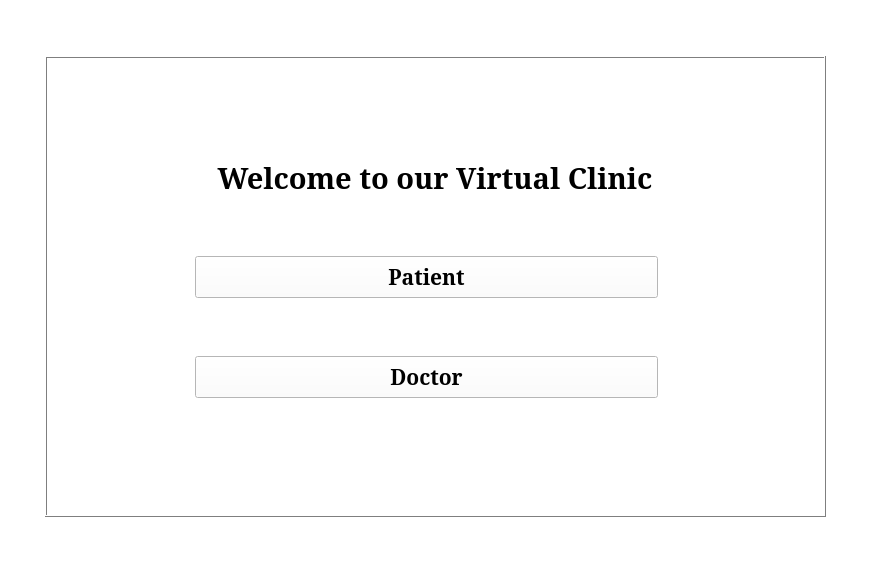
<?xml version="1.0" encoding="UTF-8"?>
<ui version="4.0">
 <class>FirstForm</class>
 <widget class="QWidget" name="FirstForm">
  <property name="geometry">
   <rect>
    <x>0</x>
    <y>0</y>
    <width>871</width>
    <height>573</height>
   </rect>
  </property>
  <property name="palette">
   <palette>
    <active>
     <colorrole role="WindowText">
      <brush brushstyle="SolidPattern">
       <color alpha="255">
        <red>0</red>
        <green>0</green>
        <blue>0</blue>
       </color>
      </brush>
     </colorrole>
     <colorrole role="Button">
      <brush brushstyle="SolidPattern">
       <color alpha="255">
        <red>255</red>
        <green>255</green>
        <blue>255</blue>
       </color>
      </brush>
     </colorrole>
     <colorrole role="Light">
      <brush brushstyle="SolidPattern">
       <color alpha="255">
        <red>255</red>
        <green>255</green>
        <blue>255</blue>
       </color>
      </brush>
     </colorrole>
     <colorrole role="Midlight">
      <brush brushstyle="SolidPattern">
       <color alpha="255">
        <red>255</red>
        <green>255</green>
        <blue>255</blue>
       </color>
      </brush>
     </colorrole>
     <colorrole role="Dark">
      <brush brushstyle="SolidPattern">
       <color alpha="255">
        <red>127</red>
        <green>127</green>
        <blue>127</blue>
       </color>
      </brush>
     </colorrole>
     <colorrole role="Mid">
      <brush brushstyle="SolidPattern">
       <color alpha="255">
        <red>170</red>
        <green>170</green>
        <blue>170</blue>
       </color>
      </brush>
     </colorrole>
     <colorrole role="Text">
      <brush brushstyle="SolidPattern">
       <color alpha="255">
        <red>0</red>
        <green>0</green>
        <blue>0</blue>
       </color>
      </brush>
     </colorrole>
     <colorrole role="BrightText">
      <brush brushstyle="SolidPattern">
       <color alpha="255">
        <red>255</red>
        <green>255</green>
        <blue>255</blue>
       </color>
      </brush>
     </colorrole>
     <colorrole role="ButtonText">
      <brush brushstyle="SolidPattern">
       <color alpha="255">
        <red>0</red>
        <green>0</green>
        <blue>0</blue>
       </color>
      </brush>
     </colorrole>
     <colorrole role="Base">
      <brush brushstyle="SolidPattern">
       <color alpha="255">
        <red>255</red>
        <green>255</green>
        <blue>255</blue>
       </color>
      </brush>
     </colorrole>
     <colorrole role="Window">
      <brush brushstyle="SolidPattern">
       <color alpha="255">
        <red>255</red>
        <green>255</green>
        <blue>255</blue>
       </color>
      </brush>
     </colorrole>
     <colorrole role="Shadow">
      <brush brushstyle="SolidPattern">
       <color alpha="255">
        <red>0</red>
        <green>0</green>
        <blue>0</blue>
       </color>
      </brush>
     </colorrole>
     <colorrole role="AlternateBase">
      <brush brushstyle="SolidPattern">
       <color alpha="255">
        <red>255</red>
        <green>255</green>
        <blue>255</blue>
       </color>
      </brush>
     </colorrole>
     <colorrole role="ToolTipBase">
      <brush brushstyle="SolidPattern">
       <color alpha="255">
        <red>255</red>
        <green>255</green>
        <blue>220</blue>
       </color>
      </brush>
     </colorrole>
     <colorrole role="ToolTipText">
      <brush brushstyle="SolidPattern">
       <color alpha="255">
        <red>0</red>
        <green>0</green>
        <blue>0</blue>
       </color>
      </brush>
     </colorrole>
    </active>
    <inactive>
     <colorrole role="WindowText">
      <brush brushstyle="SolidPattern">
       <color alpha="255">
        <red>0</red>
        <green>0</green>
        <blue>0</blue>
       </color>
      </brush>
     </colorrole>
     <colorrole role="Button">
      <brush brushstyle="SolidPattern">
       <color alpha="255">
        <red>255</red>
        <green>255</green>
        <blue>255</blue>
       </color>
      </brush>
     </colorrole>
     <colorrole role="Light">
      <brush brushstyle="SolidPattern">
       <color alpha="255">
        <red>255</red>
        <green>255</green>
        <blue>255</blue>
       </color>
      </brush>
     </colorrole>
     <colorrole role="Midlight">
      <brush brushstyle="SolidPattern">
       <color alpha="255">
        <red>255</red>
        <green>255</green>
        <blue>255</blue>
       </color>
      </brush>
     </colorrole>
     <colorrole role="Dark">
      <brush brushstyle="SolidPattern">
       <color alpha="255">
        <red>127</red>
        <green>127</green>
        <blue>127</blue>
       </color>
      </brush>
     </colorrole>
     <colorrole role="Mid">
      <brush brushstyle="SolidPattern">
       <color alpha="255">
        <red>170</red>
        <green>170</green>
        <blue>170</blue>
       </color>
      </brush>
     </colorrole>
     <colorrole role="Text">
      <brush brushstyle="SolidPattern">
       <color alpha="255">
        <red>0</red>
        <green>0</green>
        <blue>0</blue>
       </color>
      </brush>
     </colorrole>
     <colorrole role="BrightText">
      <brush brushstyle="SolidPattern">
       <color alpha="255">
        <red>255</red>
        <green>255</green>
        <blue>255</blue>
       </color>
      </brush>
     </colorrole>
     <colorrole role="ButtonText">
      <brush brushstyle="SolidPattern">
       <color alpha="255">
        <red>0</red>
        <green>0</green>
        <blue>0</blue>
       </color>
      </brush>
     </colorrole>
     <colorrole role="Base">
      <brush brushstyle="SolidPattern">
       <color alpha="255">
        <red>255</red>
        <green>255</green>
        <blue>255</blue>
       </color>
      </brush>
     </colorrole>
     <colorrole role="Window">
      <brush brushstyle="SolidPattern">
       <color alpha="255">
        <red>255</red>
        <green>255</green>
        <blue>255</blue>
       </color>
      </brush>
     </colorrole>
     <colorrole role="Shadow">
      <brush brushstyle="SolidPattern">
       <color alpha="255">
        <red>0</red>
        <green>0</green>
        <blue>0</blue>
       </color>
      </brush>
     </colorrole>
     <colorrole role="AlternateBase">
      <brush brushstyle="SolidPattern">
       <color alpha="255">
        <red>255</red>
        <green>255</green>
        <blue>255</blue>
       </color>
      </brush>
     </colorrole>
     <colorrole role="ToolTipBase">
      <brush brushstyle="SolidPattern">
       <color alpha="255">
        <red>255</red>
        <green>255</green>
        <blue>220</blue>
       </color>
      </brush>
     </colorrole>
     <colorrole role="ToolTipText">
      <brush brushstyle="SolidPattern">
       <color alpha="255">
        <red>0</red>
        <green>0</green>
        <blue>0</blue>
       </color>
      </brush>
     </colorrole>
    </inactive>
    <disabled>
     <colorrole role="WindowText">
      <brush brushstyle="SolidPattern">
       <color alpha="255">
        <red>127</red>
        <green>127</green>
        <blue>127</blue>
       </color>
      </brush>
     </colorrole>
     <colorrole role="Button">
      <brush brushstyle="SolidPattern">
       <color alpha="255">
        <red>255</red>
        <green>255</green>
        <blue>255</blue>
       </color>
      </brush>
     </colorrole>
     <colorrole role="Light">
      <brush brushstyle="SolidPattern">
       <color alpha="255">
        <red>255</red>
        <green>255</green>
        <blue>255</blue>
       </color>
      </brush>
     </colorrole>
     <colorrole role="Midlight">
      <brush brushstyle="SolidPattern">
       <color alpha="255">
        <red>255</red>
        <green>255</green>
        <blue>255</blue>
       </color>
      </brush>
     </colorrole>
     <colorrole role="Dark">
      <brush brushstyle="SolidPattern">
       <color alpha="255">
        <red>127</red>
        <green>127</green>
        <blue>127</blue>
       </color>
      </brush>
     </colorrole>
     <colorrole role="Mid">
      <brush brushstyle="SolidPattern">
       <color alpha="255">
        <red>170</red>
        <green>170</green>
        <blue>170</blue>
       </color>
      </brush>
     </colorrole>
     <colorrole role="Text">
      <brush brushstyle="SolidPattern">
       <color alpha="255">
        <red>127</red>
        <green>127</green>
        <blue>127</blue>
       </color>
      </brush>
     </colorrole>
     <colorrole role="BrightText">
      <brush brushstyle="SolidPattern">
       <color alpha="255">
        <red>255</red>
        <green>255</green>
        <blue>255</blue>
       </color>
      </brush>
     </colorrole>
     <colorrole role="ButtonText">
      <brush brushstyle="SolidPattern">
       <color alpha="255">
        <red>127</red>
        <green>127</green>
        <blue>127</blue>
       </color>
      </brush>
     </colorrole>
     <colorrole role="Base">
      <brush brushstyle="SolidPattern">
       <color alpha="255">
        <red>255</red>
        <green>255</green>
        <blue>255</blue>
       </color>
      </brush>
     </colorrole>
     <colorrole role="Window">
      <brush brushstyle="SolidPattern">
       <color alpha="255">
        <red>255</red>
        <green>255</green>
        <blue>255</blue>
       </color>
      </brush>
     </colorrole>
     <colorrole role="Shadow">
      <brush brushstyle="SolidPattern">
       <color alpha="255">
        <red>0</red>
        <green>0</green>
        <blue>0</blue>
       </color>
      </brush>
     </colorrole>
     <colorrole role="AlternateBase">
      <brush brushstyle="SolidPattern">
       <color alpha="255">
        <red>255</red>
        <green>255</green>
        <blue>255</blue>
       </color>
      </brush>
     </colorrole>
     <colorrole role="ToolTipBase">
      <brush brushstyle="SolidPattern">
       <color alpha="255">
        <red>255</red>
        <green>255</green>
        <blue>220</blue>
       </color>
      </brush>
     </colorrole>
     <colorrole role="ToolTipText">
      <brush brushstyle="SolidPattern">
       <color alpha="255">
        <red>0</red>
        <green>0</green>
        <blue>0</blue>
       </color>
      </brush>
     </colorrole>
    </disabled>
   </palette>
  </property>
  <property name="windowTitle">
   <string>Form</string>
  </property>
  <layout class="QGridLayout" name="gridLayout">
   <item row="0" column="0">
    <widget class="QFrame" name="frame">
     <property name="minimumSize">
      <size>
       <width>781</width>
       <height>461</height>
      </size>
     </property>
     <property name="maximumSize">
      <size>
       <width>781</width>
       <height>461</height>
      </size>
     </property>
     <property name="layoutDirection">
      <enum>Qt::LeftToRight</enum>
     </property>
     <property name="frameShape">
      <enum>QFrame::Box</enum>
     </property>
     <property name="frameShadow">
      <enum>QFrame::Raised</enum>
     </property>
     <widget class="QLabel" name="Title">
      <property name="geometry">
       <rect>
        <x>150</x>
        <y>100</y>
        <width>480</width>
        <height>45</height>
       </rect>
      </property>
      <property name="minimumSize">
       <size>
        <width>480</width>
        <height>45</height>
       </size>
      </property>
      <property name="maximumSize">
       <size>
        <width>480</width>
        <height>45</height>
       </size>
      </property>
      <property name="font">
       <font>
        <family>Garamond</family>
        <pointsize>22</pointsize>
        <weight>75</weight>
        <italic>false</italic>
        <bold>true</bold>
       </font>
      </property>
      <property name="autoFillBackground">
       <bool>true</bool>
      </property>
      <property name="frameShape">
       <enum>QFrame::NoFrame</enum>
      </property>
      <property name="text">
       <string>Welcome to our Virtual Clinic</string>
      </property>
      <property name="textFormat">
       <enum>Qt::RichText</enum>
      </property>
      <property name="alignment">
       <set>Qt::AlignCenter</set>
      </property>
     </widget>
     <widget class="QPushButton" name="PatientButton">
      <property name="geometry">
       <rect>
        <x>150</x>
        <y>200</y>
        <width>463</width>
        <height>42</height>
       </rect>
      </property>
      <property name="minimumSize">
       <size>
        <width>463</width>
        <height>42</height>
       </size>
      </property>
      <property name="maximumSize">
       <size>
        <width>463</width>
        <height>42</height>
       </size>
      </property>
      <property name="palette">
       <palette>
        <active>
         <colorrole role="ButtonText">
          <brush brushstyle="SolidPattern">
           <color alpha="255">
            <red>0</red>
            <green>0</green>
            <blue>0</blue>
           </color>
          </brush>
         </colorrole>
        </active>
        <inactive>
         <colorrole role="ButtonText">
          <brush brushstyle="SolidPattern">
           <color alpha="255">
            <red>0</red>
            <green>0</green>
            <blue>0</blue>
           </color>
          </brush>
         </colorrole>
        </inactive>
        <disabled>
         <colorrole role="ButtonText">
          <brush brushstyle="SolidPattern">
           <color alpha="255">
            <red>0</red>
            <green>0</green>
            <blue>0</blue>
           </color>
          </brush>
         </colorrole>
        </disabled>
       </palette>
      </property>
      <property name="font">
       <font>
        <family>Garamond</family>
        <pointsize>16</pointsize>
        <weight>75</weight>
        <bold>true</bold>
       </font>
      </property>
      <property name="text">
       <string>Patient</string>
      </property>
      <property name="autoDefault">
       <bool>false</bool>
      </property>
      <property name="default">
       <bool>false</bool>
      </property>
      <property name="flat">
       <bool>false</bool>
      </property>
     </widget>
     <widget class="QPushButton" name="DoctorButton">
      <property name="geometry">
       <rect>
        <x>150</x>
        <y>300</y>
        <width>463</width>
        <height>42</height>
       </rect>
      </property>
      <property name="minimumSize">
       <size>
        <width>463</width>
        <height>42</height>
       </size>
      </property>
      <property name="maximumSize">
       <size>
        <width>463</width>
        <height>42</height>
       </size>
      </property>
      <property name="palette">
       <palette>
        <active>
         <colorrole role="WindowText">
          <brush brushstyle="SolidPattern">
           <color alpha="255">
            <red>0</red>
            <green>0</green>
            <blue>0</blue>
           </color>
          </brush>
         </colorrole>
         <colorrole role="ButtonText">
          <brush brushstyle="SolidPattern">
           <color alpha="255">
            <red>0</red>
            <green>0</green>
            <blue>0</blue>
           </color>
          </brush>
         </colorrole>
        </active>
        <inactive>
         <colorrole role="WindowText">
          <brush brushstyle="SolidPattern">
           <color alpha="255">
            <red>0</red>
            <green>0</green>
            <blue>0</blue>
           </color>
          </brush>
         </colorrole>
         <colorrole role="ButtonText">
          <brush brushstyle="SolidPattern">
           <color alpha="255">
            <red>0</red>
            <green>0</green>
            <blue>0</blue>
           </color>
          </brush>
         </colorrole>
        </inactive>
        <disabled>
         <colorrole role="WindowText">
          <brush brushstyle="SolidPattern">
           <color alpha="255">
            <red>0</red>
            <green>0</green>
            <blue>0</blue>
           </color>
          </brush>
         </colorrole>
         <colorrole role="ButtonText">
          <brush brushstyle="SolidPattern">
           <color alpha="255">
            <red>0</red>
            <green>0</green>
            <blue>0</blue>
           </color>
          </brush>
         </colorrole>
        </disabled>
       </palette>
      </property>
      <property name="font">
       <font>
        <family>Garamond</family>
        <pointsize>16</pointsize>
        <weight>75</weight>
        <bold>true</bold>
       </font>
      </property>
      <property name="text">
       <string>Doctor</string>
      </property>
     </widget>
    </widget>
   </item>
  </layout>
 </widget>
 <resources/>
 <connections/>
</ui>
